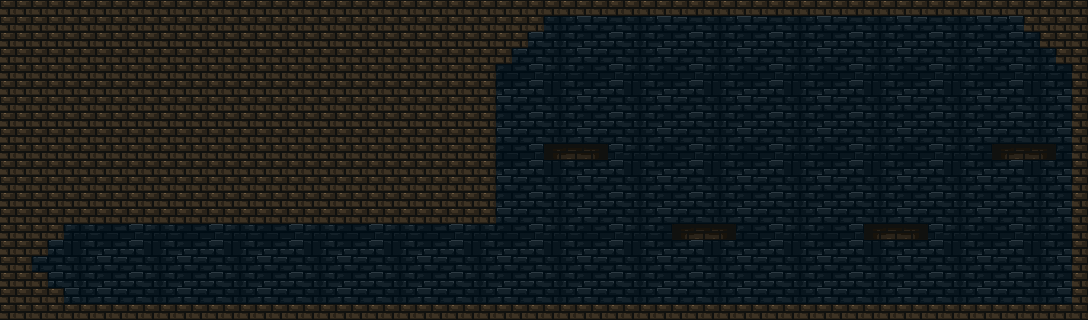

Tiled map render using the project's own tile images. Description and the whole map definition, tile-layer contents included, below:
An orthogonal 68x20 tile map with 16x16 px tiles, 1 tile layer (Tile Layer 1).

<map version="1.4" tiledversion="1.4.3" orientation="orthogonal" renderorder="right-down" width="68" height="20" tilewidth="16" tileheight="16" infinite="0" nextlayerid="2" nextobjectid="1">
 <tileset firstgid="1" source="castle.tsx" />
 <layer id="1" name="Tile Layer 1" width="68" height="20">
  <data encoding="csv">
586,586,586,586,586,586,586,586,586,586,586,586,586,586,586,586,586,586,586,586,586,586,586,586,586,586,586,586,586,586,586,586,586,586,586,586,586,586,586,586,586,586,586,586,586,586,586,586,586,586,586,586,586,586,586,586,586,586,586,586,586,586,586,586,586,586,586,586,
586,586,586,586,586,586,586,586,586,586,586,586,586,586,586,586,586,586,586,586,586,586,586,586,586,586,586,586,586,586,586,586,586,586,429,425,426,427,428,429,425,426,427,428,429,425,426,427,428,429,425,426,427,428,429,425,426,427,428,429,425,426,427,426,586,586,586,586,
586,586,586,586,586,586,586,586,586,586,586,586,586,586,586,586,586,586,586,586,586,586,586,586,586,586,586,586,586,586,586,586,586,451,452,448,449,450,451,452,448,449,450,451,452,448,449,450,451,452,448,449,450,451,452,448,449,450,451,452,448,449,450,451,452,586,586,586,
586,586,586,586,586,586,586,586,586,586,586,586,586,586,586,586,586,586,586,586,586,586,586,586,586,586,586,586,586,586,586,586,473,474,475,471,472,473,474,475,471,472,473,474,475,471,472,473,474,475,471,472,473,474,475,471,472,473,474,475,471,472,473,474,475,471,586,586,
586,586,586,586,586,586,586,586,586,586,586,586,586,586,586,586,586,586,586,586,586,586,586,586,586,586,586,586,586,586,586,495,496,497,498,494,495,496,497,498,494,495,496,497,498,494,495,496,497,498,494,495,496,497,498,494,495,496,497,498,494,495,496,497,498,494,495,586,
586,586,586,586,586,586,586,586,586,586,586,586,586,586,586,586,586,586,586,586,586,586,586,586,586,586,586,586,586,586,586,403,404,405,406,402,403,404,405,406,402,403,404,405,406,402,403,404,405,406,402,403,404,405,406,402,403,404,405,406,402,403,404,405,406,402,403,586,
586,586,586,586,586,586,586,586,586,586,586,586,586,586,586,586,586,586,586,586,586,586,586,586,586,586,586,586,586,586,586,426,427,428,429,425,426,427,428,429,425,426,427,428,429,425,426,427,428,429,425,426,427,428,429,425,426,427,428,429,425,426,427,428,429,425,426,586,
586,586,586,586,586,586,586,586,586,586,586,586,586,586,586,586,586,586,586,586,586,586,586,586,586,586,586,586,586,586,586,449,450,451,452,448,449,450,451,452,448,449,450,451,452,448,449,450,451,452,448,449,450,451,452,448,449,450,451,452,448,449,450,451,452,448,449,586,
586,586,586,586,586,586,586,586,586,586,586,586,586,586,586,586,586,586,586,586,586,586,586,586,586,586,586,586,586,586,586,472,473,474,475,471,472,473,474,475,471,472,473,474,475,471,472,473,474,475,471,472,473,474,475,471,472,473,474,475,471,472,473,474,475,471,472,586,
586,586,586,586,586,586,586,586,586,586,586,586,586,586,586,586,586,586,586,586,586,586,586,586,586,586,586,586,586,586,586,495,496,497,591,592,593,585,497,498,494,495,496,497,498,494,495,496,497,498,494,495,496,497,498,494,495,496,497,498,494,495,591,592,593,585,495,586,
586,586,586,586,586,586,586,586,586,586,586,586,586,586,586,586,586,586,586,586,586,586,586,586,586,586,586,586,586,586,586,403,404,405,406,402,403,404,405,406,402,403,404,405,406,402,403,404,405,406,402,403,404,405,406,402,403,404,405,406,402,403,404,405,406,402,403,586,
586,586,586,586,586,586,586,586,586,586,586,586,586,586,586,586,586,586,586,586,586,586,586,586,586,586,586,586,586,586,586,426,427,428,429,425,426,427,428,429,425,426,427,428,429,425,426,427,428,429,425,426,427,428,429,425,426,427,428,429,425,426,427,428,429,425,426,586,
586,586,586,586,586,586,586,586,586,586,586,586,586,586,586,586,586,586,586,586,586,586,586,586,586,586,586,586,586,586,586,449,450,451,452,448,449,450,451,452,448,449,450,451,452,448,449,450,451,452,448,449,450,451,452,448,449,450,451,452,448,449,450,451,452,448,449,586,
586,586,586,586,586,586,586,586,586,586,586,586,586,586,586,586,586,586,586,586,586,586,586,586,586,586,586,586,586,586,586,472,473,474,475,471,472,473,474,475,471,472,473,474,475,471,472,473,474,475,471,472,473,474,475,471,472,473,474,475,471,472,473,474,475,471,472,586,
586,586,586,586,498,494,495,496,497,498,494,495,496,497,498,494,495,496,497,498,494,495,496,497,498,494,495,496,497,498,494,495,496,497,498,494,495,496,497,498,494,495,591,592,593,585,495,496,497,498,494,495,496,497,591,592,593,585,497,498,494,495,496,497,498,494,495,586,
586,586,586,405,406,402,403,404,405,406,402,403,404,405,406,402,403,404,405,406,402,403,404,405,406,402,403,404,405,406,402,403,404,405,406,402,403,404,405,406,402,403,404,405,406,402,403,404,405,406,402,403,404,405,406,402,403,404,405,406,402,403,404,405,406,402,403,586,
586,586,427,428,429,425,426,427,428,429,425,426,427,428,429,425,426,427,428,429,425,426,427,428,429,425,426,427,428,429,425,426,427,428,429,425,426,427,428,429,425,426,427,428,429,425,426,427,428,429,425,426,427,428,429,425,426,427,428,429,425,426,427,428,429,425,426,586,
586,586,586,451,452,448,449,450,451,452,448,449,450,451,452,448,449,450,451,452,448,449,450,451,452,448,449,450,451,452,448,449,450,451,452,448,449,450,451,452,448,449,450,451,452,448,449,450,451,452,448,449,450,451,452,448,449,450,451,452,448,449,450,451,452,448,449,586,
586,586,586,586,472,471,472,473,474,475,471,472,473,474,475,471,472,473,474,475,471,472,473,474,475,471,472,473,474,475,471,472,473,474,475,471,472,473,474,475,471,472,473,474,475,471,472,473,474,475,471,472,473,474,475,471,472,473,474,475,471,472,473,474,475,471,472,586,
586,586,586,586,586,586,586,586,586,586,586,586,586,586,586,586,586,586,586,586,586,586,586,586,586,586,586,586,586,586,586,586,586,586,586,586,586,586,586,586,586,586,586,586,586,586,586,586,586,586,586,586,586,586,586,586,586,586,586,586,586,586,586,586,586,586,586,586
</data>
 </layer>
</map>